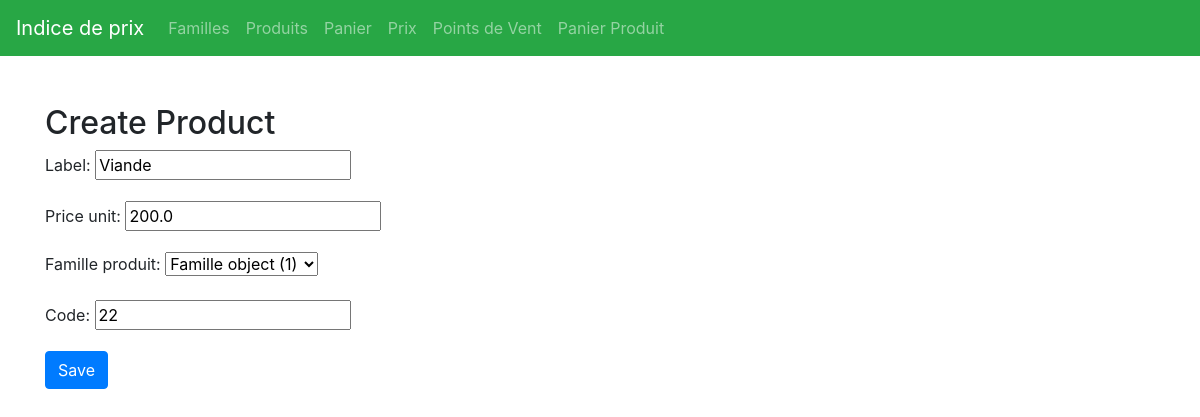
Page /produits/1/update/ on the committed database.
### app_22240/models.py (models this page shows, shortened)
class Produit(models.Model):
    id = models.AutoField(primary_key=True)
    label = models.CharField(max_length=255)
    price_unit = models.FloatField(default=0)
    famille_produit = models.ForeignKey(Famille, on_delete=models.CASCADE)
    code = models.CharField(max_length=255,default=0)

### app_22240/views.py (the view)
# urls.py: path('produits/<int:pk>/update/', views.ProduitUpdate.as_view(), name='produit_update'),
class ProduitUpdate(UpdateView):
    model =  Produit
    fields = '__all__'
    success_url = reverse_lazy('produit_list')

### app_22240/templates/app_22240/produit_form.html (shortened to what this page needs)
{% extends 'base.html' %}
{% block content %}
<div class="container mt-5">
    <h2>Create Product</h2>
    <form method="post" enctype="multipart/form-data">
        {{ form.as_p }}
        <button type="submit" class="btn btn-primary">Save</button>
    </form>
</div>
{% endblock %}

### rows in the picture
Produit: label "Viande", price_unit "200.0", famille_produit "Famille object (1)", code "22"
